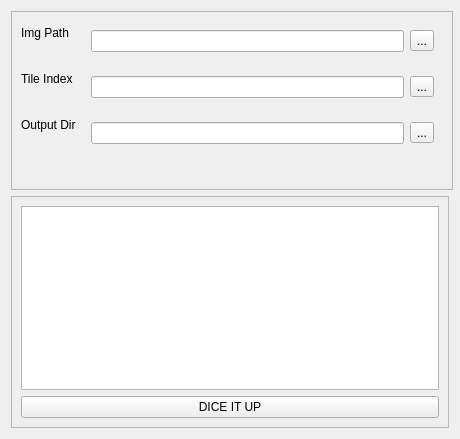
<?xml version="1.0" encoding="UTF-8"?>
<ui version="4.0">
 <author>Taylor Denouden</author>
 <class>ImgDiceGUI</class>
 <widget class="QWidget" name="ImgDiceGUI">
  <property name="geometry">
   <rect>
    <x>0</x>
    <y>0</y>
    <width>460</width>
    <height>439</height>
   </rect>
  </property>
  <property name="sizePolicy">
   <sizepolicy hsizetype="Expanding" vsizetype="Expanding">
    <horstretch>1</horstretch>
    <verstretch>1</verstretch>
   </sizepolicy>
  </property>
  <property name="minimumSize">
   <size>
    <width>460</width>
    <height>336</height>
   </size>
  </property>
  <property name="windowTitle">
   <string>Img Dice</string>
  </property>
  <layout class="QVBoxLayout" name="verticalLayout" stretch="0,0">
   <property name="sizeConstraint">
    <enum>QLayout::SetDefaultConstraint</enum>
   </property>
   <item>
    <widget class="QFrame" name="frame_path">
     <property name="sizePolicy">
      <sizepolicy hsizetype="Preferred" vsizetype="Preferred">
       <horstretch>1</horstretch>
       <verstretch>0</verstretch>
      </sizepolicy>
     </property>
     <property name="minimumSize">
      <size>
       <width>442</width>
       <height>179</height>
      </size>
     </property>
     <property name="frameShape">
      <enum>QFrame::StyledPanel</enum>
     </property>
     <property name="frameShadow">
      <enum>QFrame::Raised</enum>
     </property>
     <layout class="QFormLayout" name="formLayout">
      <property name="fieldGrowthPolicy">
       <enum>QFormLayout::AllNonFixedFieldsGrow</enum>
      </property>
      <item row="0" column="0">
       <widget class="QLabel" name="labelImgPath">
        <property name="text">
         <string>Img Path</string>
        </property>
       </widget>
      </item>
      <item row="1" column="0">
       <widget class="QLabel" name="labelTileIndex">
        <property name="text">
         <string>Tile Index</string>
        </property>
       </widget>
      </item>
      <item row="1" column="1">
       <widget class="QWidget" name="widgetTileIndex" native="true">
        <layout class="QHBoxLayout" name="horizontalLayout_2">
         <item>
          <widget class="QLineEdit" name="lineEditTileIndex"/>
         </item>
         <item>
          <widget class="QToolButton" name="toolButtonTileIndex">
           <property name="text">
            <string>...</string>
           </property>
          </widget>
         </item>
        </layout>
       </widget>
      </item>
      <item row="3" column="0">
       <widget class="QLabel" name="labelOutDir">
        <property name="text">
         <string>Output Dir</string>
        </property>
       </widget>
      </item>
      <item row="3" column="1">
       <widget class="QWidget" name="widgetOutDir" native="true">
        <layout class="QHBoxLayout" name="horizontalLayout">
         <item>
          <widget class="QLineEdit" name="lineEditOutDir"/>
         </item>
         <item>
          <widget class="QToolButton" name="toolButtonOutDir">
           <property name="text">
            <string>...</string>
           </property>
          </widget>
         </item>
        </layout>
       </widget>
      </item>
      <item row="0" column="1">
       <widget class="QWidget" name="widgetImgPath" native="true">
        <layout class="QHBoxLayout" name="horizontalLayout_3">
         <item>
          <widget class="QLineEdit" name="lineEditImgPath"/>
         </item>
         <item>
          <widget class="QToolButton" name="toolButtonImgPath">
           <property name="text">
            <string>...</string>
           </property>
          </widget>
         </item>
        </layout>
       </widget>
      </item>
     </layout>
    </widget>
   </item>
   <item>
    <widget class="QFrame" name="frame_run">
     <property name="sizePolicy">
      <sizepolicy hsizetype="Preferred" vsizetype="Preferred">
       <horstretch>1</horstretch>
       <verstretch>1</verstretch>
      </sizepolicy>
     </property>
     <property name="frameShape">
      <enum>QFrame::StyledPanel</enum>
     </property>
     <property name="frameShadow">
      <enum>QFrame::Raised</enum>
     </property>
     <layout class="QVBoxLayout" name="verticalLayout_2" stretch="0,1">
      <item>
       <widget class="QTextEdit" name="textEdit"/>
      </item>
      <item>
       <widget class="QPushButton" name="pushButtonRun">
        <property name="text">
         <string>DICE IT UP</string>
        </property>
       </widget>
      </item>
     </layout>
    </widget>
   </item>
  </layout>
 </widget>
 <resources/>
 <connections/>
</ui>
